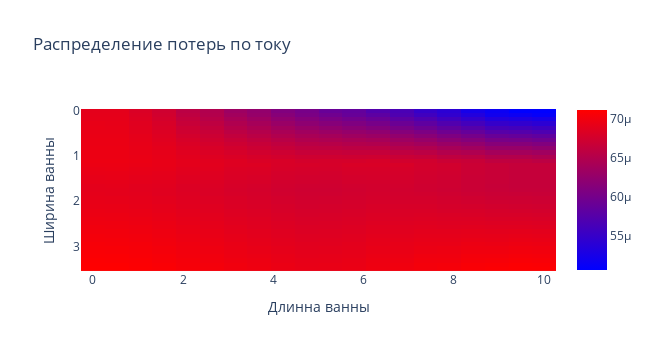

Notebook code cell kept with this figure:
### Code cell
import numpy as np
import plotly.express as px

class Grid():
    """A class that stores triangles and their order in a grid"""

    def __init__(self, x, y, z):
        self.triangles = []
        for i1 in range(len(x)-1):
            for i2 in range(len(y)-1):
                self.triangles.append([])
                self.triangles[-1].append(Triangle([x[i1], y[i2], z[i1][i2]],
                                                  [x[i1+1], y[i2], z[i1+1][i2]],
                                                  [x[i1], y[i2+1], z[i1][i2+1]]))
                self.triangles[-1].append(Triangle([x[i1+1], y[i2+1], z[i1+1][i2+1]],
                                                  [x[i1], y[i2+1], z[i1][i2+1]],
                                                  [x[i1+1], y[i2], z[i1+1][i2]]))

    def integral(self):
        """Calculating the integral sum for all triangles"""
        sum = 0
        array = []
        for square in self.triangles:
            for triangle in square:
                sum += triangle.intpart()
                array.append(triangle.intpart())
        eta_0 = 0.98
        #Squ = 15.8792448
        Squ = 17.5
        dot = [7,30]
        dot[0] = dot[0]-1
        dot[1] = dot[1]-1
        array = (1-eta_0)/Squ*np.array(array)
        return array
#        return (1-eta_0)*(0.6-anod-z[dot[0]][dot[1]])/Squ*sum
        return (1-eta_0)/Squ*sum

    def square(self):
        """Calculating the surface area"""
        sum = 0
        for square in self.triangles:
            for triangle in square:
                sum += triangle.squarepart()
        return sum


class Triangle():
    '''the class containing the corner points of a triangle,
    its area and the corresponding value of the function'''

    def __init__(self, dot1, dot2, dot3):
        self.a = np.array(dot1)
        self.b = np.array(dot2)
        self.c = np.array(dot3)

    def square(self):
        return np.linalg.norm(np.cross(self.a-self.b, self.a-self.c))/2

    def function(self):
        return ((f(self.a[2])+f(self.b[2])+f(self.c[2]))/3)

    def intpart(self):
        return self.square()*self.function()
    
    def squarepart(self):
        return self.square()

    def print(self):
        print(self.a, self.b, self.c)


def f(h):
    '''integral function'''
    return ((0.6-anod)-h)/h
    #return 1/h


file_name="surf1.txt"
anod = 0


file = open(file_name, "r", encoding="utf-8")
leny = len(file.readline().split())
lenx = len(file.readlines())+1
file.close()

#x = np.linspace(0, 3.4, lenx)
#y = np.linspace(0, 9.4, leny)

#x = np.linspace(0, 2, lenx)
#y = np.linspace(0, 5, leny)

x = np.linspace(0, 10, lenx)
y = np.linspace(0, 3.5, leny)

z = []

file = open(file_name, "r", encoding="utf-8")

data = []
for line in file:
    data_line = line.split()
    for i in range(len(data_line)):
        data_line[i] = float(data_line[i])
    data.append(data_line)

h = data

file.close()


for i1 in range(len(x)):
    z.append([])
    for i2 in range(len(y)):
        z[-1].append(h[i1][i2])


grid = Grid(x, y, z)
x = np.outer(x, np.ones(len(y)))
y = np.outer(y, np.ones(len(x))).T
z = np.array(z)
zero = np.zeros(z.shape)

arr = grid.integral()
d = np.reshape(arr, [(lenx-1), (leny-1)*2])

x = np.linspace(start=0, stop=10, num=(leny-1)*2)
y = np.flip(np.linspace(start=0, stop=3.5, num=(lenx-1)))
title = 'Распределение потерь по току'
labels = {'x':'Длинна ванны', 'y':'Ширина ванны'}
fig = px.imshow(d,x=x, y=y, color_continuous_scale='bluered', labels=labels, title=title, width=650)
fig.show()

### Figure 1 — Plotly figure (JSON) as saved in the notebook; plotly's stock layout.template omitted (floating-point values rounded to 4 significant figures; data arrays with more than 128 entries replaced by an {"elided": "..."} marker saying what was removed)
{"data": [{"coloraxis": "coloraxis", "hovertemplate": "Длинна ванны: %{x}<br>Ширина ванны: %{y}<br>color: %{z}<extra></extra>", "name": "0", "type": "heatmap", "x": [0, 0.5263, 1.053, 1.579, 2.105, 2.632, 3.158, 3.684, 4.211, 4.737, 5.263, 5.789, 6.316, 6.842, 7.368, 7.895, 8.421, 8.947, 9.474, 10], "xaxis": "x", "y": [3.5, 3.408, 3.316, 3.224, 3.132, 3.039, 2.947, 2.855, 2.763, 2.671, 2.579, 2.487, 2.395, 2.303, 2.211, 2.118, 2.026, 1.934, 1.842, 1.75, 1.658, 1.566, 1.474, 1.382, 1.289, 1.197, 1.105, 1.013, 0.9211, 0.8289, 0.7368, 0.6447, 0.5526, 0.4605, 0.3684, 0.2763, 0.1842, 0.09211, 0], "yaxis": "y", "z": {"elided": "39x20 float values"}}], "layout": {"coloraxis": {"colorscale": [[0, "rgb(0,0,255)"], [1, "rgb(255,0,0)"]]}, "height": 360, "title": {"text": "Распределение потерь по току"}, "width": 650, "xaxis": {"anchor": "y", "autorange": true, "constrain": "domain", "domain": [0, 1], "range": [-0.2632, 10.26], "scaleanchor": "y", "title": {"text": "Длинна ванны"}, "type": "linear"}, "yaxis": {"anchor": "x", "autorange": true, "constrain": "domain", "domain": [0.04974, 0.9503], "range": [3.546, -0.04605], "title": {"text": "Ширина ванны"}, "type": "linear"}}}
